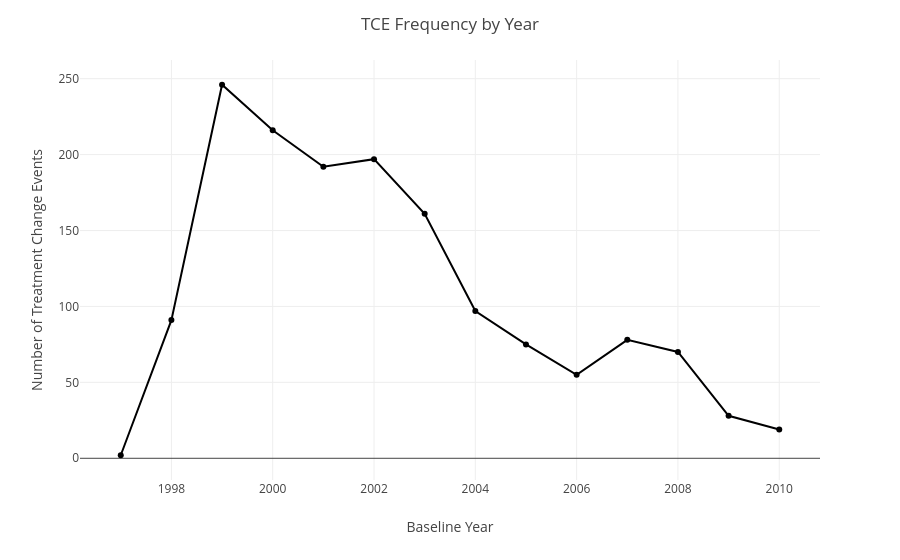

The cell this chart's notebook holds for it:
### Markdown cell above
#### TCE Frequency by Year

### Code cell
sql = """
select * from hivdb_tce.tce_by_year order by baseline_year
"""

df = wr.athena.read_sql_query(
    sql=sql,
    database="hivdb_tce",
    boto3_session=session,
    s3_output="s3://hiv-data-022784797781/athena-results/"
)

df["baseline_year"] = df["baseline_year"].astype(int)
df = df.sort_values("baseline_year")

fig = px.line(
    df,
    x="baseline_year",
    y="tce_count",
    markers=True
)

fig.update_layout(
    title="TCE Frequency by Year",
    xaxis_title="Baseline Year",
    yaxis_title="Number of Treatment Change Events"
)

fig.show()

### Figure 1 — Plotly figure (JSON) as saved in the notebook; plotly's stock layout.template omitted (floating-point values rounded to 4 significant figures)
{"data": [{"hovertemplate": "baseline_year=%{x}<br>tce_count=%{y}<extra></extra>", "legendgroup": "", "line": {"color": "#000001", "dash": "solid"}, "marker": {"symbol": "circle"}, "mode": "lines+markers", "name": "", "orientation": "v", "showlegend": false, "type": "scatter", "x": [1997, 1998, 1999, 2000, 2001, 2002, 2003, 2004, 2005, 2006, 2007, 2008, 2009, 2010], "xaxis": "x", "y": [2, 91, 246, 216, 192, 197, 161, 97, 75, 55, 78, 70, 28, 19], "yaxis": "y"}], "layout": {"legend": {"tracegroupgap": 0}, "margin": {"t": 60}, "title": {"text": "TCE Frequency by Year"}, "xaxis": {"anchor": "y", "domain": [0, 1], "title": {"text": "Baseline Year"}}, "yaxis": {"anchor": "x", "domain": [0, 1], "title": {"text": "Number of Treatment Change Events"}}}}
